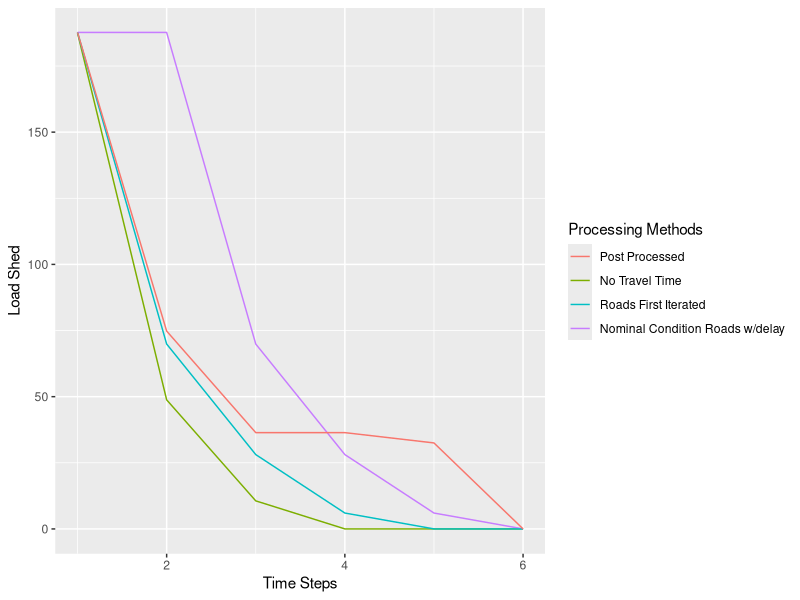
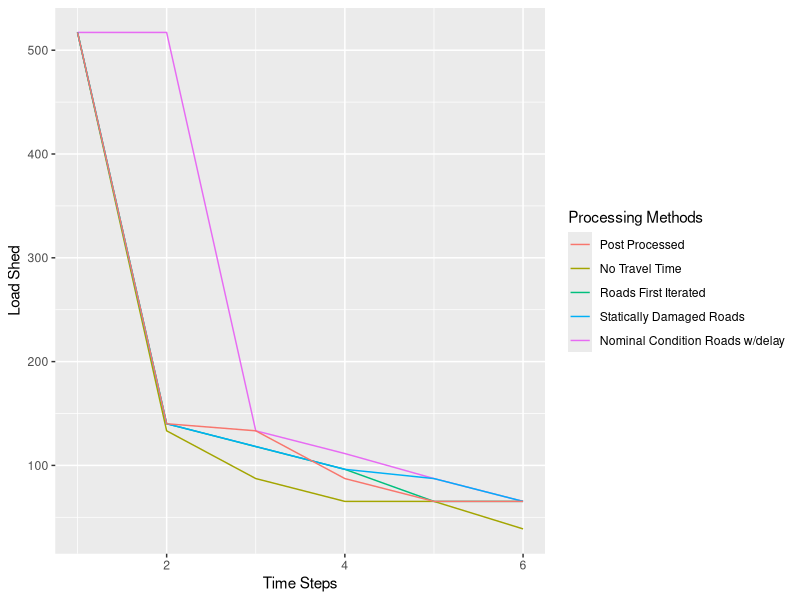
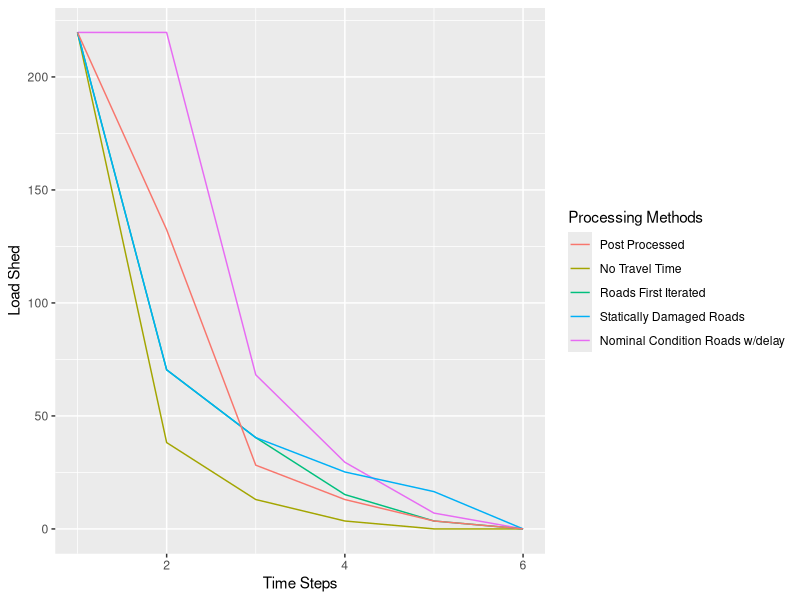
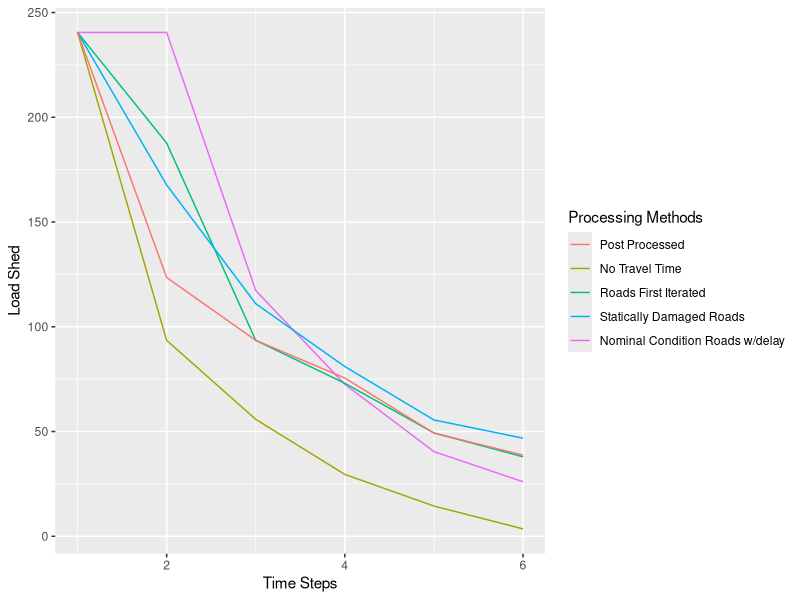
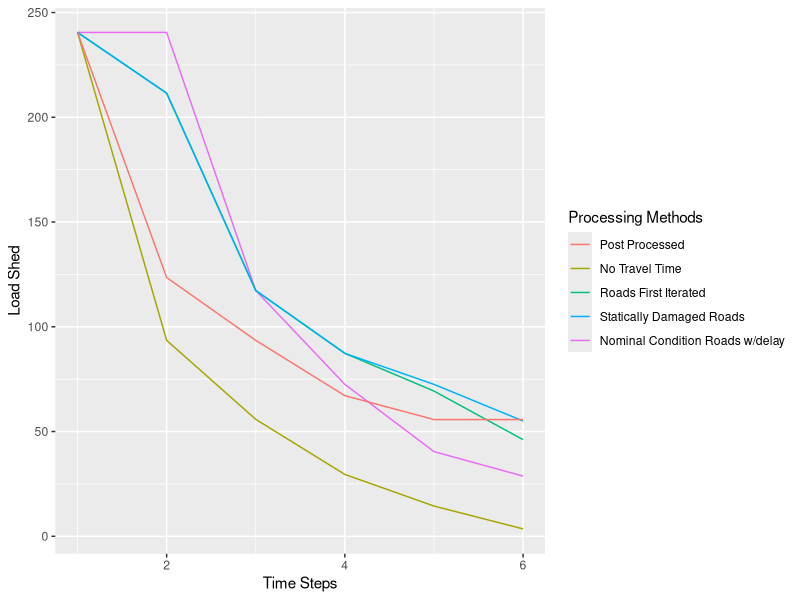
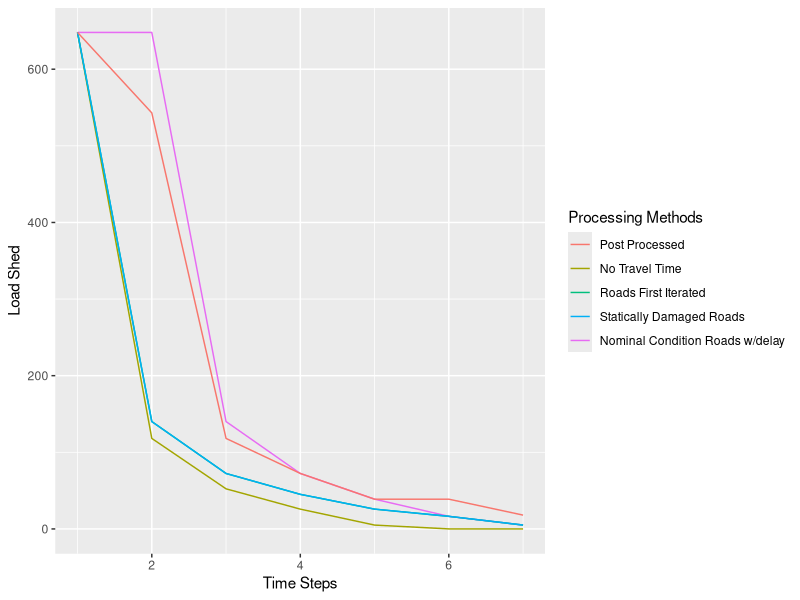

Write R code to recreate these figures, in order.
library(ggplot2)
Data37 <- data.frame("Time" = c(1,2,3,4,5,6),"NoTravel" = c(187.5,48.8,10.6,0,0,0),"NominalRoads" = c(187.7,187.7,69.9,28.1,6,0), "ConditionalRoads" = c(187.7,69.9,28.1,6,0,0), "PostProcessed" = c(187.7,74.8,36.4,36.4,32.5,0)) 

p = ggplot() + 
  geom_line(data = Data37, aes(x = Time, y = NoTravel, color = "blue")) +
  geom_line(data = Data37, aes(x = Time, y = NominalRoads, color = "red")) +
  geom_line(data = Data37, aes(x = Time, y = ConditionalRoads, color = "green")) +
  geom_line(data = Data37, aes(x = Time, y = PostProcessed, color = "black")) +
  xlab('Time Steps') +
  ylab('Load Shed')+
  scale_color_discrete(name = "Processing Methods", labels = c("Post Processed", "No Travel Time", "Roads First Iterated", "Nominal Condition Roads w/delay"))
 print(p)

Data57<- data.frame("Time" = c(1,2,3,4,5,6),"NoTravel" = c(517.1,133.3,87.3,65.3,65.3,38.8),"NominalRoads" = c(517.1,517.1,133.3,111.4,87.3,65.3), "ConditionalRoads" = c(517.1,140.1,118.1,96.2,65.3,65.3), "DamagedRoads" = c(517.1,140.1,118.2,96.2,87.3,65.3), "PostProcessed" = c(517.1,140.1,133.3,87.3,65.3,65.3)) 

q = ggplot() + 
  geom_line(data = Data57, aes(x = Time, y = NoTravel, color = "blue")) +
  geom_line(data = Data57, aes(x = Time, y = NominalRoads, color = "red")) +
  geom_line(data = Data57, aes(x = Time, y = ConditionalRoads, color = "green")) +
  geom_line(data = Data57, aes(x = Time, y = DamagedRoads, color = "magenta")) +
  geom_line(data = Data57, aes(x = Time, y = PostProcessed, color = "black")) +
  xlab('Time Steps') +
  ylab('Load Shed')+
  scale_color_discrete(name = "Processing Methods", labels = c("Post Processed", "No Travel Time", "Roads First Iterated", "Statically Damaged Roads", "Nominal Condition Roads w/delay"))

print(q)

Data30Rand <- data.frame("Time" = c(1,2,3,4,5,6),"NoTravel" = c(219.7,38.2,13,3.5,0,0),"NominalRoads" = c(219.7,219.7,68.2,29.5,7,0), "ConditionalRoads" = c(219.7,70.4,40.4,15.2,3.5,0), "DamagedRoads" = c(219.7,70.4,40.4,25.2,16.5,0), "PostProcessed" = c(219.7,132.4,28.2,13,3.5,0)) 
r = ggplot() + 
  geom_line(data = Data30Rand, aes(x = Time, y = NoTravel, color = "blue")) +
  geom_line(data = Data30Rand, aes(x = Time, y = NominalRoads, color = "red")) +
  geom_line(data = Data30Rand, aes(x = Time, y = ConditionalRoads, color = "green")) +
  geom_line(data = Data30Rand, aes(x = Time, y = DamagedRoads, color = "magenta")) +
  geom_line(data = Data30Rand, aes(x = Time, y = PostProcessed, color = "black")) +
  xlab('Time Steps') +
  ylab('Load Shed')+
  scale_color_discrete(name = "Processing Methods", labels = c("Post Processed", "No Travel Time", "Roads First Iterated", "Statically Damaged Roads", "Nominal Condition Roads w/delay"))

print(r)


Data30UP <- data.frame("Time" = c(1,2,3,4,5,6),"NoTravel" = c(240.5,93.5,55.8,29.5,14.4,3.5),"NominalRoads" = c(240.5,240.5,117.3,72.5,40.4,26), "ConditionalRoads" = c(240.5,187.7,93.5,73,49.3,37.9), "DamagedRoads" = c(240.5,167.7,111,81,55.5,46.8), "PostProcessed" = c(240.5,123.5,93.5,75.5,49.2,38.7)) 
r = ggplot() + 
  geom_line(data = Data30UP, aes(x = Time, y = NoTravel, color = "blue")) +
  geom_line(data = Data30UP, aes(x = Time, y = NominalRoads, color = "red")) +
  geom_line(data = Data30UP, aes(x = Time, y = ConditionalRoads, color = "green")) +
  geom_line(data = Data30UP, aes(x = Time, y = DamagedRoads, color = "magenta")) +
  geom_line(data = Data30UP, aes(x = Time, y = PostProcessed, color = "black")) +
  xlab('Time Steps') +
  ylab('Load Shed')+
  scale_color_discrete(name = "Processing Methods", labels = c("Post Processed", "No Travel Time", "Roads First Iterated", "Statically Damaged Roads", "Nominal Condition Roads w/delay"))

print(r)

Data30P <- data.frame("Time" = c(1,2,3,4,5,6),"NoTravel" = c(240.5,93.5,55.8,29.5,14.4,3.5),"NominalRoads" = c(240.5,240.5,117.3,72.5,40.4,28.7), "ConditionalRoads" = c(240.5,211.5,117.3,87.3,69.3,46.1), "DamagedRoads" = c(240.5,211.5,117.3,87.3,72.5,55), "PostProcessed" = c(240.5,123.5,93.5,67.1,55.7,55.7)) 
r = ggplot() + 
  geom_line(data = Data30P, aes(x = Time, y = NoTravel, color = "blue")) +
  geom_line(data = Data30P, aes(x = Time, y = NominalRoads, color = "red")) +
  geom_line(data = Data30P, aes(x = Time, y = ConditionalRoads, color = "green")) +
  geom_line(data = Data30P, aes(x = Time, y = DamagedRoads, color = "magenta")) +
  geom_line(data = Data30P, aes(x = Time, y = PostProcessed, color = "black")) +
  xlab('Time Steps') +
  ylab('Load Shed')+
  scale_color_discrete(name = "Processing Methods", labels = c("Post Processed", "No Travel Time", "Roads First Iterated", "Statically Damaged Roads", "Nominal Condition Roads w/delay"))

print(r)

Data57 <-  data.frame("Time" = c(1,2,3,4,5,6,7),"NoTravel" = c(648,118.1,52.3,25.8,5,0,0),"NominalRoads" = c(648,648,140.1,72.35,38.8,16.4,5), "ConditionalRoads" = c(648,140.1,72.35,45.1,25.8,16.4,5), "DamagedRoads" = c(648,140.1,72.35,45.1,25.8,16.4,5), "PostProcessed" = c(648,543,118.1,72.4,38.8,38.8,18)) 
r = ggplot() + 
  geom_line(data = Data57, aes(x = Time, y = NoTravel, color = "blue")) +
  geom_line(data = Data57, aes(x = Time, y = NominalRoads, color = "red")) +
  geom_line(data = Data57, aes(x = Time, y = ConditionalRoads, color = "green")) +
  geom_line(data = Data57, aes(x = Time, y = DamagedRoads, color = "magenta")) +
  geom_line(data = Data57, aes(x = Time, y = PostProcessed, color = "black")) +
  xlab('Time Steps') +
  ylab('Load Shed')+
  scale_color_discrete(name = "Processing Methods", labels = c("Post Processed", "No Travel Time", "Roads First Iterated", "Statically Damaged Roads", "Nominal Condition Roads w/delay"))

print(r)
